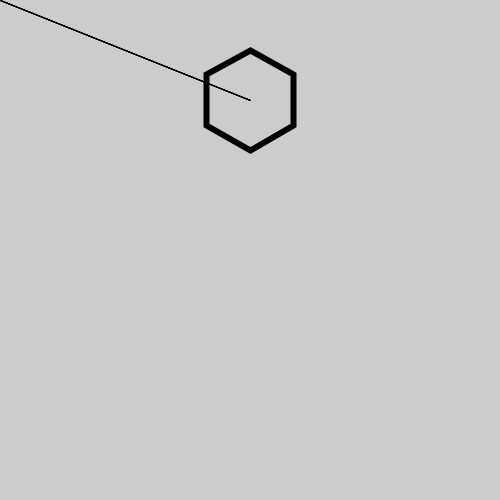
Frame 1 (no input)
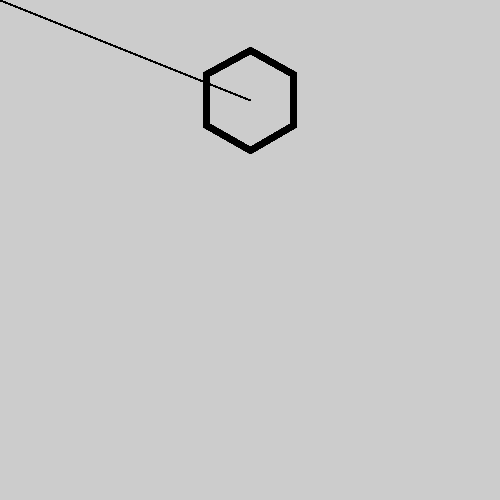
Frame 60 (the mouse pressed at the canvas centre just before this capture)
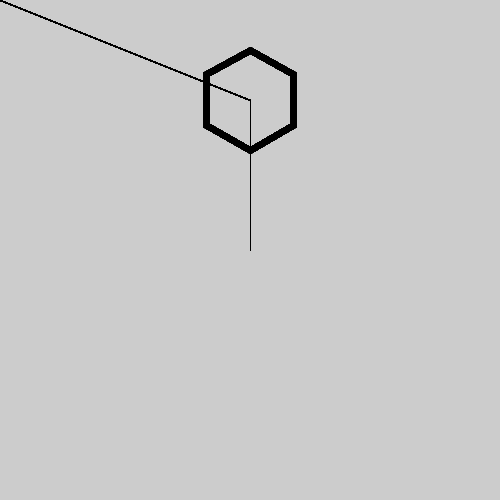
Frame 120 (the mouse held since frame 60 and released just before this capture)

The Processing sketch that drew these frames (run headless with seeded random() and noise(); from frame 60 on, the mouse is pressed at the canvas centre):

// Processing sketch: processing_157632
// ── processing_157632.pde

void setup(){
size(500,500);
}

void draw(){

beginShape();
noFill();
float headCenterX = width/2; 
float headCenterY = 100;
float headSize = 50;

for (int i =0; i< 6; i++) {
  float radian = TWO_PI/6;
  float x = headCenterX + headSize*cos(radian/2 + radian*i); 
  float y = headCenterY + headSize*sin(radian/2 + radian*i); 
  vertex(x, y);

strokeWeight(1);
line(headCenterX, headCenterY, mouseX, mouseY );

strokeWeight(6); 
}

endShape(CLOSE);
}
